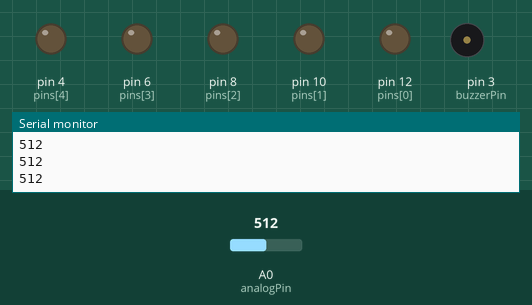
Recording of a sketch running on a simulated Arduino Uno, built with avr-gcc and run on an emulated ATmega328P. Shown: output pins drawn as LEDs (lit = HIGH), buzzer (waves = sounding), the last lines printed to the serial monitor. The inputs (shaded band) are chosen by the test bench; at power-on: A0 (analogPin) = 512.

Above: at 4.7 s.
4.8 s: A0 (analogPin) set to 54
At 7.71 s:
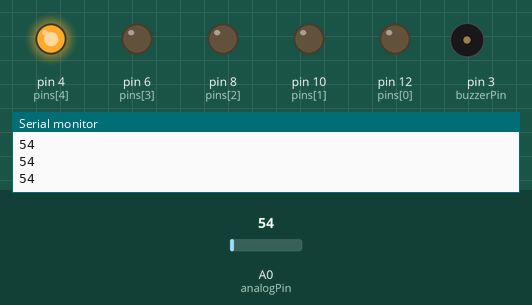
8.3 s: A0 (analogPin) set to 44
10.8 s: A0 (analogPin) set to 60
At 14.2 s:
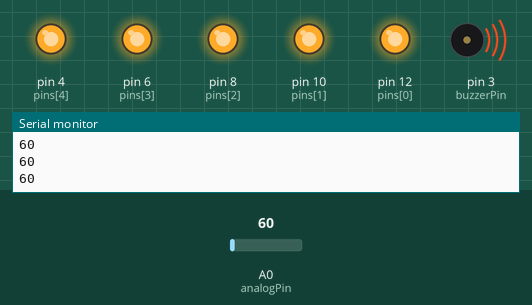
14.3 s: A0 (analogPin) set to 40
At 19.3 s:
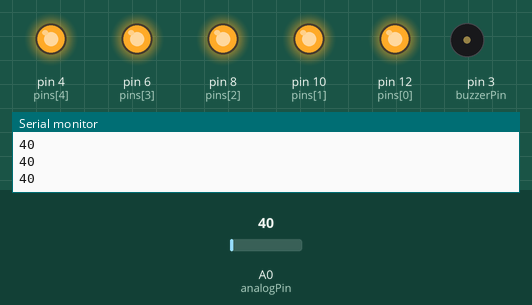
Timing chart, 0 to 19.6 s (numbered marks = the images above; inputs shaded):
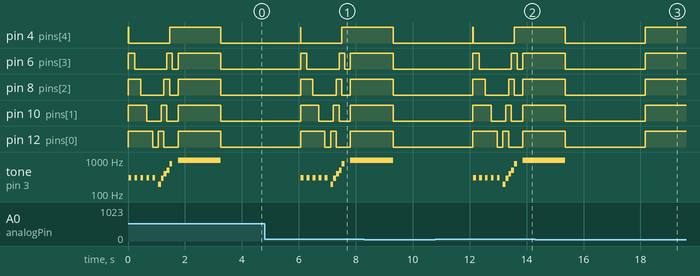

Measured:
- after the input at 10.8 s, tone on pin 3 (buzzerPin): plays 300 Hz for 0.10 s, 300 Hz for 0.10 s, 300 Hz for 0.10 s, 300 Hz for 0.10 s, 300 Hz for 0.10 s, 196 Hz for 0.10 s … (11 notes in this stretch), starting after 1.3 s
- after the input at 14.3 s, pin 4 (pins[4]), pin 6 (pins[3]), pin 8 (pins[2]), pin 10 (pins[1]), pin 12 (pins[0]): goes on until 18.2 s, then stays HIGH; tone on pin 3 (buzzerPin): goes on until 15.4 s, then stays silent
- by itself, tone on pin 3 (buzzerPin): plays 300 Hz for 0.10 s, 300 Hz for 0.10 s, 300 Hz for 0.10 s, 300 Hz for 0.10 s, 300 Hz for 0.10 s, 196 Hz for 0.10 s … (11 notes in this stretch)

The sketch:

buzzerTest.ino
```cpp
int analogPin = A0; //analog input pin for piezoelectric sensor
int buzzerPin = 3;
int pins[5] = {12, 10, 8, 6, 4}; //LED pins
int val = 0;  // variable to store the analog value read
int minsense = 50; //minimum analog value to trigger sensor
int lives = 5; //initial lives
int chord[5] = {196, 294, 392, 494, 784};//frequencies for sound at the end

//turn on all LEDs
void setup(){
  Serial.begin(9600);
  for(int i = 0; i < 5; i++){
    pinMode(pins[i], OUTPUT);
    digitalWrite(pins[i], HIGH);
  }
  pinMode(buzzerPin, OUTPUT);
  delay(10);
}

//main loop
void loop(){
  //detect hits and turn off lights
  if(lives > 0){
    val = analogRead(analogPin);
    Serial.println(val); //useful when calibrating for minsense value
    delay(10);
    if (val > minsense){
      digitalWrite(pins[lives-1], LOW);
      tone(buzzerPin, 300);
      delay(100);
      noTone(buzzerPin);
      delay(100);
      lives = lives-1;
    }
  }
  //game reset and chord jingle
  if (lives == 0){
    lives = 5;
    for(int i = 0; i < 5; i++){
      pinMode(pins[i], OUTPUT);
      digitalWrite(pins[i], HIGH);
      tone(buzzerPin, chord[i]);
      delay(100);
      digitalWrite(pins[i-1], LOW);
      noTone(buzzerPin);
    }
    delay(200);
    tone(buzzerPin, 988);
    for(int i = 0; i < 5; i++){
      digitalWrite(pins[i], HIGH);
    }
    delay(1500);
    for(int i = 0; i < 5; i++){
      digitalWrite(pins[i], LOW);
    }
    noTone(buzzerPin);
    delay(2800);
    for(int i = 0; i < 5; i++){
      digitalWrite(pins[i], HIGH);
    }
  }
}
```
